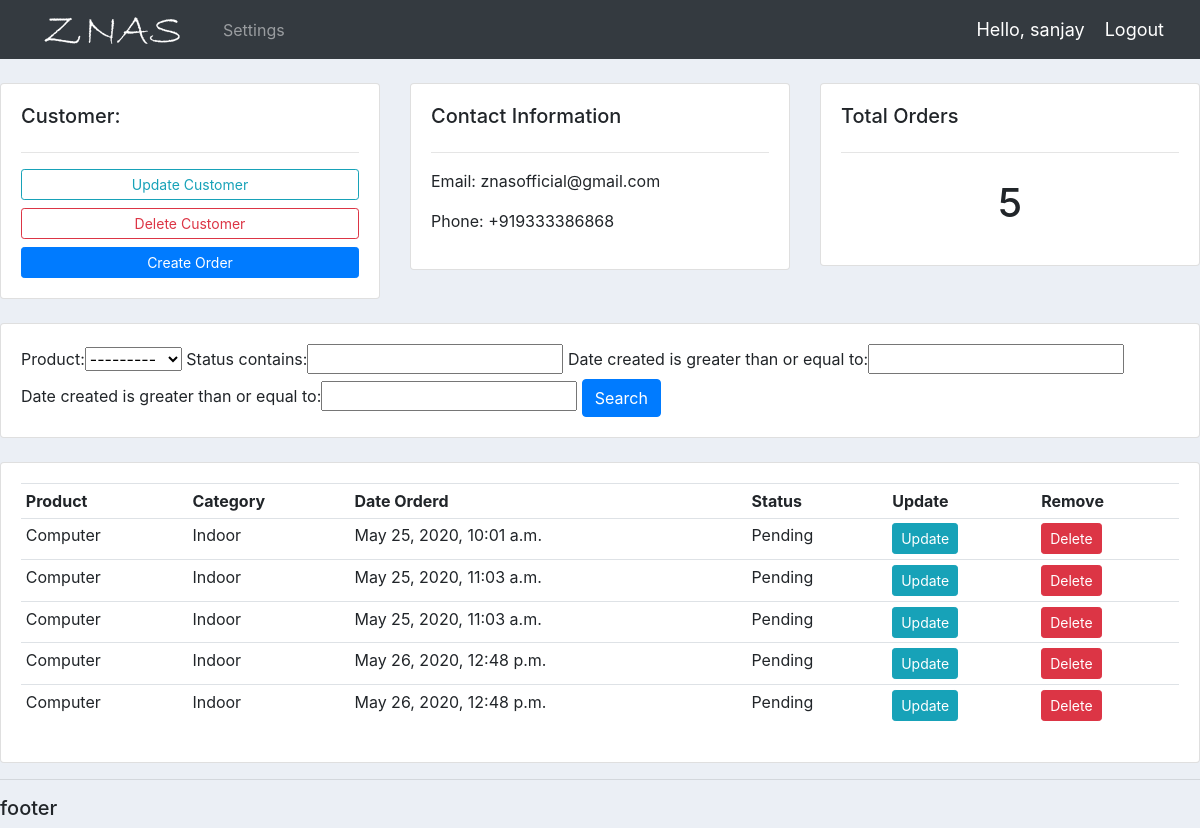
The app's page /customer/1/ (signed in) with its own data.
### accounts/models.py (models this page shows, shortened)
class Customer(models.Model):
	user = models.OneToOneField(User, null=True, blank=True, on_delete=models.CASCADE)
	name = models.CharField(max_length=200, null=True)
	phone = models.CharField(max_length=200, null=True)
	email = models.CharField(max_length=200, null=True)
	profile_img = models.ImageField(default="Untitled.png", null=True, blank=True)
	date_created = models.DateTimeField(auto_now_add=True, null=True)

class Order(models.Model):
	STATUS = (
		('Pending', 'Pending'),
		('Out for Delivery', 'Out for Delivery'),
		('Delivered', 'Delivered'),
	)
	customer = models.ForeignKey(Customer, null=True, on_delete=models.SET_NULL)
	product = models.ForeignKey(Product, null=True, on_delete=models.SET_NULL)
	date_created = models.DateTimeField(auto_now_add=True)
	status = models.CharField(max_length=100,null=True, choices=STATUS)

class Product(models.Model):
	CATEGORY = (
		('Indoor', 'Indoor'),
		('Out Door', 'Out Door'),
	)
	name = models.CharField(max_length=200,null=True)
	price = models.FloatField(null=True)
	category = models.CharField(max_length=200, null=True, choices=CATEGORY)
	description = models.CharField(max_length=200, null=True, blank=True)
	date_created = models.DateTimeField(auto_now_add=True)
	tags = models.ManyToManyField(Tag)
	def __str__(self):
		return self.name

### accounts/decorators.py (the view)
		def wrapper_func(req, *args, **kwargs):
			group = None
			if req.user.groups.exists():
				group = req.user.groups.all()[0].name
			if group in roles:
				return view_func(req, *args, **kwargs)
			else:
				return HttpResponse('You are not authorized to view this page.')

### accounts/views.py (called while the page is built)
@login_required(login_url = 'login')
@allowed_users(roles=['admin'])
def customer(req, cust_id):
	customer = Customer.objects.get(id=cust_id)
	orders = customer.order_set.all()
	search_filter = OrderFilter(req.GET, queryset=orders)
	orders = search_filter.qs
	context = {
		'customer' : customer,
		'orders' : orders,
		'total_orders' : orders.count(),
		'search_filter' : search_filter.form,
	}
	return render(req, 'accounts/customer.html', context)

### accounts/templates/accounts/customer.html
{% extends 'accounts/main.html' %}
{% block content %}
<br>
<div class="row">
	<div class="col-md">
		<div class="card card-body">
			<h5>Customer: </h5>
			<hr>
			<a class="btn btn-outline-info  btn-sm btn-block" href="">Update Customer</a>
			<a class="btn btn-outline-danger  btn-sm btn-block" href="">Delete Customer</a>
			<a class="btn btn-primary  btn-sm btn-block" href="{% url 'createOrder' customer.id %}">Create Order</a>
		</div>
	</div>
	<div class="col-md">
		<div class="card card-body">
			<h5>Contact Information</h5>
			<hr>
			<p>Email: {{customer.email}}</p>
			<p>Phone: {{customer.phone}}</p>
		</div>
	</div>
	<div class="col-md">
		<div class="card card-body">
			<h5>Total Orders</h5>
			<hr>
			<h1 style="text-align: center;padding: 10px">{{total_orders}}</h1>
		</div>
	</div>
</div>
<br>
<div class="row">
	<div class="col">
		<div class="card card-body">
			<form method="get">
				{{search_filter}}
		    <button class="btn btn-primary" type="submit">Search</button>
		  </form>
		</div>
	</div>
</div>
<br>
<div class="row">
	<div class="col-md">
		<div class="card card-body">
			<table class="table table-sm">
				<tr>
					<th>Product</th>
					<th>Category</th>
					<th>Date Orderd</th>
					<th>Status</th>
					<th>Update</th>
					<th>Remove</th>
				</tr>
				{% for order in orders %}
				<tr>
					<td>{{order.product}}</td>
					<td>{{order.product.category}}</td>
					<td>{{order.date_created}}</td>
					<td>{{order.status}}</td>
					<td><a href="{%url 'updateOrder' order.id %}" class="btn btn-sm btn-info">Update</a></td>
					<td><a href="{% url 'deleteOrder' order.id %}" class="btn btn-sm btn-danger">Delete</a></td>
				</tr>
				{% endfor %}
			</table>
		</div>
	</div>
</div>
{% endblock %}

### accounts/templates/accounts/navbar.html (shortened to what this page needs)
{% load static %}
<nav class="navbar navbar-expand-lg navbar-dark bg-dark">
 <img src="{% static 'imgs/logo.png' %}">
  <div class="collapse navbar-collapse" id="navbarNav">
    <ul class="navbar-nav">
      {% if req.user.is_staff %}
      <li class="nav-item active">
        <a class="nav-link" href="{% url 'dashboard' %}">Dashboard</a>
      </li>
      <li class="nav-item">
        <a class="nav-link" href="{% url 'product' %}">Products</a>
      </li>
      {% else %}
       <li class="nav-item">
        <a class="nav-link" href="{% url 'account_settings' %}">Settings</a>
      </li>
      {% endif %}
    </ul>
  </div>
  <span class="hello-msg">Hello, {{request.user}}</span>
  <span ><a  class="hello-msg" href="{% url 'logout' %}">Logout</a></span>
</nav>

### static/css/custom.css (style rules this page uses)
body { background-color: #ebeff5; }
.hello-msg { font-size: 18px; color: #fff; margin-right: 20px; }

### records on screen
Customer: email "znasofficial@gmail.com", phone "+919333386868"
Order: product "Computer", product.category "Indoor", date_created "May 25, 2020, 10:01 a.m.", status "Pending"
Order: product "Computer", product.category "Indoor", date_created "May 25, 2020, 11:03 a.m.", status "Pending"
Order: product "Computer", product.category "Indoor", date_created "May 25, 2020, 11:03 a.m.", status "Pending"
Order: product "Computer", product.category "Indoor", date_created "May 26, 2020, 12:48 p.m.", status "Pending"
Order: product "Computer", product.category "Indoor", date_created "May 26, 2020, 12:48 p.m.", status "Pending"

### other values on screen
{{ request.user }} "sanjay"
{{ total_orders }} "5"
